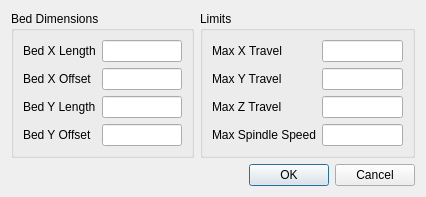
<?xml version="1.0" encoding="UTF-8"?>
<ui version="4.0">
 <class>machineSettings</class>
 <widget class="QDialog" name="machineSettings">
  <property name="windowModality">
   <enum>Qt::ApplicationModal</enum>
  </property>
  <property name="geometry">
   <rect>
    <x>0</x>
    <y>0</y>
    <width>426</width>
    <height>182</height>
   </rect>
  </property>
  <property name="windowTitle">
   <string>Macnine Settings</string>
  </property>
  <layout class="QVBoxLayout" name="verticalLayout">
   <item>
    <layout class="QGridLayout" name="gridLayout">
     <item row="0" column="0">
      <widget class="QGroupBox" name="groupBox">
       <property name="title">
        <string>Bed Dimensions</string>
       </property>
       <layout class="QGridLayout" name="gridLayout_2">
        <item row="0" column="0">
         <layout class="QFormLayout" name="formLayout">
          <property name="fieldGrowthPolicy">
           <enum>QFormLayout::AllNonFixedFieldsGrow</enum>
          </property>
          <item row="0" column="0">
           <widget class="QLabel" name="bedXLengthLabel">
            <property name="text">
             <string>Bed X Length</string>
            </property>
           </widget>
          </item>
          <item row="1" column="1">
           <widget class="QLineEdit" name="bedXOffsetLineEdit">
            <property name="inputMask">
             <string/>
            </property>
            <property name="text">
             <string/>
            </property>
            <property name="cursorPosition">
             <number>0</number>
            </property>
           </widget>
          </item>
          <item row="2" column="0">
           <widget class="QLabel" name="bedYLengthLabel">
            <property name="text">
             <string>Bed Y Length</string>
            </property>
           </widget>
          </item>
          <item row="2" column="1">
           <widget class="QLineEdit" name="bedYLengthLineEdit">
            <property name="inputMask">
             <string/>
            </property>
            <property name="text">
             <string/>
            </property>
            <property name="cursorPosition">
             <number>0</number>
            </property>
           </widget>
          </item>
          <item row="3" column="1">
           <widget class="QLineEdit" name="bedYOffsetLineEdit">
            <property name="inputMask">
             <string/>
            </property>
            <property name="text">
             <string/>
            </property>
            <property name="frame">
             <bool>true</bool>
            </property>
            <property name="cursorPosition">
             <number>0</number>
            </property>
           </widget>
          </item>
          <item row="1" column="0">
           <widget class="QLabel" name="bedXOffsetLabel">
            <property name="text">
             <string>Bed X Offset</string>
            </property>
           </widget>
          </item>
          <item row="3" column="0">
           <widget class="QLabel" name="bedYOffsetLabel">
            <property name="text">
             <string>Bed Y Offset</string>
            </property>
           </widget>
          </item>
          <item row="0" column="1">
           <widget class="QLineEdit" name="bedXLengthLineEdit">
            <property name="inputMethodHints">
             <set>Qt::ImhNone</set>
            </property>
            <property name="inputMask">
             <string/>
            </property>
            <property name="text">
             <string/>
            </property>
            <property name="cursorPosition">
             <number>0</number>
            </property>
           </widget>
          </item>
         </layout>
        </item>
       </layout>
      </widget>
     </item>
     <item row="0" column="1">
      <widget class="QGroupBox" name="groupBox_2">
       <property name="title">
        <string>Limits</string>
       </property>
       <layout class="QGridLayout" name="gridLayout_3">
        <item row="0" column="0">
         <layout class="QFormLayout" name="formLayout_2">
          <property name="fieldGrowthPolicy">
           <enum>QFormLayout::AllNonFixedFieldsGrow</enum>
          </property>
          <item row="0" column="0">
           <widget class="QLabel" name="maxXTravelLabel">
            <property name="text">
             <string>Max X Travel</string>
            </property>
           </widget>
          </item>
          <item row="0" column="1">
           <widget class="QLineEdit" name="maxXTravelLineEdit"/>
          </item>
          <item row="1" column="0">
           <widget class="QLabel" name="maxYTravelLabel">
            <property name="text">
             <string>Max Y Travel</string>
            </property>
           </widget>
          </item>
          <item row="1" column="1">
           <widget class="QLineEdit" name="maxYTravelLineEdit"/>
          </item>
          <item row="2" column="0">
           <widget class="QLabel" name="maxZTravelLabel">
            <property name="text">
             <string>Max Z Travel</string>
            </property>
           </widget>
          </item>
          <item row="2" column="1">
           <widget class="QLineEdit" name="maxZTravelLineEdit"/>
          </item>
          <item row="3" column="0">
           <widget class="QLabel" name="maxSpindleSpeedLabel">
            <property name="text">
             <string>Max Spindle Speed</string>
            </property>
           </widget>
          </item>
          <item row="3" column="1">
           <widget class="QLineEdit" name="maxSpindleSpeedLineEdit"/>
          </item>
         </layout>
        </item>
       </layout>
      </widget>
     </item>
    </layout>
   </item>
   <item>
    <widget class="QDialogButtonBox" name="buttonBox">
     <property name="orientation">
      <enum>Qt::Horizontal</enum>
     </property>
     <property name="standardButtons">
      <set>QDialogButtonBox::Cancel|QDialogButtonBox::Ok</set>
     </property>
    </widget>
   </item>
  </layout>
 </widget>
 <tabstops>
  <tabstop>buttonBox</tabstop>
  <tabstop>bedXLengthLineEdit</tabstop>
  <tabstop>bedXOffsetLineEdit</tabstop>
  <tabstop>bedYLengthLineEdit</tabstop>
  <tabstop>bedYOffsetLineEdit</tabstop>
  <tabstop>maxXTravelLineEdit</tabstop>
  <tabstop>maxYTravelLineEdit</tabstop>
  <tabstop>maxZTravelLineEdit</tabstop>
  <tabstop>maxSpindleSpeedLineEdit</tabstop>
 </tabstops>
 <resources/>
 <connections>
  <connection>
   <sender>buttonBox</sender>
   <signal>accepted()</signal>
   <receiver>machineSettings</receiver>
   <slot>accept()</slot>
   <hints>
    <hint type="sourcelabel">
     <x>248</x>
     <y>254</y>
    </hint>
    <hint type="destinationlabel">
     <x>157</x>
     <y>274</y>
    </hint>
   </hints>
  </connection>
  <connection>
   <sender>buttonBox</sender>
   <signal>rejected()</signal>
   <receiver>machineSettings</receiver>
   <slot>reject()</slot>
   <hints>
    <hint type="sourcelabel">
     <x>190</x>
     <y>161</y>
    </hint>
    <hint type="destinationlabel">
     <x>286</x>
     <y>274</y>
    </hint>
   </hints>
  </connection>
 </connections>
</ui>
